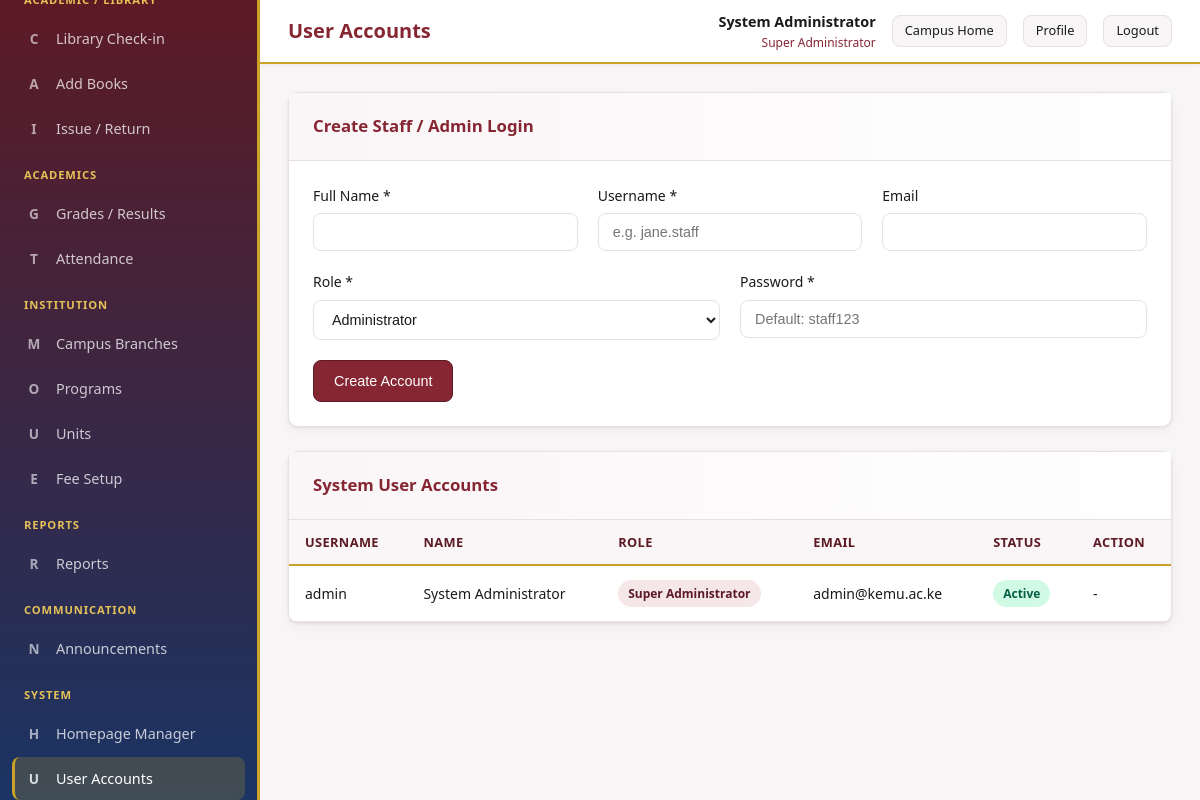
Page /modules/settings/users.php (signed in) on the committed database.
### tables this page shows
CREATE TABLE users (
    id INT AUTO_INCREMENT PRIMARY KEY,
    username VARCHAR(50) NOT NULL UNIQUE,
    password VARCHAR(255) NOT NULL,
    role ENUM('super_admin', 'admin', 'staff', 'student', 'faculty') NOT NULL,
    full_name VARCHAR(100) NOT NULL,
    email VARCHAR(100),
    related_id INT NULL,
    is_active TINYINT(1) DEFAULT 1,
    created_at TIMESTAMP DEFAULT CURRENT_TIMESTAMP
);

### includes/auth.php (called while the page is built, shortened)
<?php
require_once __DIR__ . '/functions.php';
function isLoggedIn(): bool
{
    return isset($_SESSION['user_id']);
}
function getCurrentUser(): ?array
{
    return [
        'id' => $_SESSION['user_id'],
        'username' => $_SESSION['username'],
        'role' => $_SESSION['user_role'],
        'full_name' => $_SESSION['full_name'],
        'related_id' => $_SESSION['related_id'] ?? null,
    ];
}
function hasRole(string $role): bool
{
    return ($_SESSION['user_role'] ?? '') === $role;
}
function canAccess(string $module): bool
{
    $role = $_SESSION['user_role'] ?? '';
    $permissions = [
        'super_admin' => ['dashboard', 'students', 'fees', 'fees_manage', 'faculty', 'library', 'institution', 'units', 'academics', 'reports', 'communications', 'settings', 'users', 'password_resets'],
        'admin' => ['dashboard', 'students', 'fees', 'fees_manage', 'faculty', 'library', 'institution', 'units', 'academics', 'reports', 'communications', 'users', 'password_resets'],
        'staff' => ['dashboard', 'students', 'fees', 'fees_manage', 'library', 'academics', 'reports', 'communications'],
        'faculty' => ['dashboard', 'library', 'academics', 'communications'],
        'student' => ['dashboard', 'fees_balance', 'library_student', 'academics_view', 'unit_registration', 'exam_card', 'semester_reporting', 'communications'],
    ];
    return in_array($module, $permissions[$role] ?? [], true);
}

### includes/functions.php (called while the page is built, shortened)
<?php
function sanitize(string $input): string
{
    return htmlspecialchars(trim($input), ENT_QUOTES, 'UTF-8');
}
function getRoleLabel(string $role): string
{
    $labels = [
        'super_admin' => 'Super Administrator',
        'admin' => 'Administrator',
        'staff' => 'Staff',
        'student' => 'Student',
        'faculty' => 'Faculty'
    ];
    return $labels[$role] ?? ucfirst($role);
}
function canManageHomepage(): bool
{
    return in_array($_SESSION['user_role'] ?? '', ['super_admin', 'admin'], true);
}

### modules/settings/users.php (the view, shortened to what this page needs)
<?php
$pageTitle = 'User Accounts';
require_once __DIR__ . '/../../includes/init.php';
$pdo = getDBConnection();
$isSuperAdmin = hasRole('super_admin');
$users = $pdo->query("
    SELECT id, username, role, full_name, email, is_active, created_at
    FROM users
    WHERE role IN ('super_admin', 'admin', 'staff')
    ORDER BY role, full_name
")->fetchAll();
require_once __DIR__ . '/../../includes/header.php';
?>
<div class="card">
    <div class="card-header"><h3>Create Staff / Admin Login</h3></div>
    <div class="card-body">
        <form method="POST">
            <div class="form-row">
                <div class="form-group">
                    <label>Full Name *</label>
                    <input type="text" name="full_name" class="form-control" required>
                </div>
                <div class="form-group">
                    <label>Username *</label>
                    <input type="text" name="username" class="form-control" placeholder="e.g. jane.staff" required>
                </div>
                <div class="form-group">
                    <label>Email</label>
                    <input type="email" name="email" class="form-control">
                </div>
            </div>
            <div class="form-row">
                <div class="form-group">
                    <label>Role *</label>
                    <select name="role" class="form-control" required>
                        <?php if ($isSuperAdmin): ?>
                        <option value="admin">Administrator</option>
                        <?php endif; ?>
                    </select>
                </div>
                <div class="form-group">
                    <label>Password *</label>
                    <input type="password" name="password" class="form-control" placeholder="Default: staff123" required>
                </div>
            </div>
            <button type="submit" class="btn btn-primary">Create Account</button>
        </form>
    </div>
</div>
<div class="card">
    <div class="card-header"><h3>System User Accounts</h3></div>
    <div class="card-body" style="padding:0;">
        <div class="table-responsive">
            <table class="data-table">
                <thead>
                    <tr>
                        <th>Username</th>
                        <th>Name</th>
                        <th>Role</th>
                        <th>Email</th>
                        <th>Status</th>
                        <th>Action</th>
                    </tr>
                </thead>
                <tbody>
                    <?php foreach ($users as $u): ?>
                    <tr>
                        <td><?= sanitize($u['username']) ?></td>
                        <td><?= sanitize($u['full_name']) ?></td>
                        <td><span class="badge badge-info"><?= sanitize(getRoleLabel($u['role'])) ?></span></td>
                        <td><?= sanitize($u['email'] ?? '-') ?></td>
                        <td><span class="badge badge-<?= $u['is_active'] ? 'success' : 'secondary' ?>"><?= $u['is_active'] ? 'Active' : 'Inactive' ?></span></td>
                        <td>
                            <?php if ($u['id'] != $_SESSION['user_id'] && ($isSuperAdmin || !in_array($u['role'], ['super_admin', 'admin'], true))): ?>
                            <a href="?toggle=<?= $u['id'] ?>" class="btn btn-secondary btn-sm"><?= $u['is_active'] ? 'Deactivate' : 'Activate' ?></a>
                            <?php else: ?>
                            -
                            <?php endif; ?>
                        </td>
                    </tr>
                    <?php endforeach; ?>
                </tbody>
            </table>
        </div>
    </div>
</div>
<?php require_once __DIR__ . '/../../includes/footer.php'; ?>

### includes/header.php (shortened to what this page needs)
<?php
require_once __DIR__ . '/init.php';
$currentUser = getCurrentUser();
$currentPage = basename($_SERVER['PHP_SELF'], '.php');
?>
<!DOCTYPE html>
<html lang="en">
<head>
    <link rel="stylesheet" href="<?= BASE_URL ?>/assets/css/style.css">
</head>
<body>
<div class="app-layout">
    <aside class="sidebar" id="sidebar">
        <nav class="sidebar-nav">
            <?php if (canAccess('library')): ?>
            <div class="nav-section">
                <div class="nav-section-title">Academic / Library</div>
                <a href="<?= BASE_URL ?>/modules/library/checkin.php" class="nav-link <?= $currentPage === 'checkin' ? 'active' : '' ?>">
                    <span class="nav-icon">C</span> Library Check-in
                </a>
                <a href="<?= BASE_URL ?>/modules/library/books.php" class="nav-link <?= $currentPage === 'books' ? 'active' : '' ?>">
                    <span class="nav-icon">A</span> Add Books
                </a>
                <a href="<?= BASE_URL ?>/modules/library/issue.php" class="nav-link <?= $currentPage === 'issue' ? 'active' : '' ?>">
                    <span class="nav-icon">I</span> Issue / Return
                </a>
            </div>
            <?php endif; ?>
            <?php if (canAccess('academics')): ?>
            <div class="nav-section">
                <div class="nav-section-title">Academics</div>
                <a href="<?= BASE_URL ?>/modules/academics/grades.php" class="nav-link <?= $currentPage === 'grades' ? 'active' : '' ?>">
                    <span class="nav-icon">G</span> Grades / Results
                </a>
                <a href="<?= BASE_URL ?>/modules/academics/attendance.php" class="nav-link <?= $currentPage === 'attendance' ? 'active' : '' ?>">
                    <span class="nav-icon">T</span> Attendance
                </a>
            </div>
            <?php endif; ?>
            <?php if (canAccess('institution')): ?>
            <div class="nav-section">
                <div class="nav-section-title">Institution</div>
                <a href="<?= BASE_URL ?>/modules/institution/campus.php" class="nav-link <?= $currentPage === 'campus' ? 'active' : '' ?>">
                    <span class="nav-icon">M</span> Campus Branches
                </a>
                <a href="<?= BASE_URL ?>/modules/institution/programs.php" class="nav-link <?= $currentPage === 'programs' ? 'active' : '' ?>">
                    <span class="nav-icon">O</span> Programs
                </a>
                <a href="<?= BASE_URL ?>/modules/institution/units.php" class="nav-link <?= $currentPage === 'units' ? 'active' : '' ?>">
                    <span class="nav-icon">U</span> Units
                </a>
                <a href="<?= BASE_URL ?>/modules/institution/fees.php" class="nav-link <?= $currentPage === 'fees' && strpos($_SERVER['PHP_SELF'], 'institution') !== false ? 'active' : '' ?>">
                    <span class="nav-icon">E</span> Fee Setup
                </a>
            </div>
            <?php endif; ?>
            <?php if (canAccess('reports')): ?>
            <div class="nav-section">
                <div class="nav-section-title">Reports</div>
                <a href="<?= BASE_URL ?>/modules/reports/index.php" class="nav-link <?= $currentPage === 'index' && strpos($_SERVER['PHP_SELF'], 'reports') !== false ? 'active' : '' ?>">
                    <span class="nav-icon">R</span> Reports
                </a>
            </div>
            <?php endif; ?>
            <?php if (canAccess('communications')): ?>
            <div class="nav-section">
                <div class="nav-section-title">Communication</div>
                <a href="<?= BASE_URL ?>/modules/communications/announcements.php" class="nav-link <?= $currentPage === 'announcements' ? 'active' : '' ?>">
                    <span class="nav-icon">N</span> Announcements
                </a>
            </div>
            <?php endif; ?>
            <?php if (canAccess('users') || canAccess('settings') || canManageHomepage()): ?>
            <div class="nav-section">
                <div class="nav-section-title">System</div>
                <?php if (canManageHomepage()): ?>
                <a href="<?= BASE_URL ?>/modules/settings/homepage.php" class="nav-link <?= $currentPage === 'homepage' ? 'active' : '' ?>">
                    <span class="nav-icon">H</span> Homepage Manager
                </a>
                <?php endif; ?>
                <?php if (canAccess('users')): ?>
                <a href="<?= BASE_URL ?>/modules/settings/users.php" class="nav-link <?= $currentPage === 'users' ? 'active' : '' ?>">
                    <span class="nav-icon">U</span> User Accounts
                </a>
                <?php endif; ?>
            </div>
            <?php endif; ?>
        </nav>
    </aside>
    <div class="main-content">
        <header class="top-header">
            <div style="display:flex;align-items:center;gap:12px;">
                <h1 class="page-title"><?= isset($pageTitle) ? sanitize($pageTitle) : 'Dashboard' ?></h1>
            </div>
            <div class="user-menu">
                <div class="user-info">
                    <div class="name"><?= sanitize($currentUser['full_name'] ?? '') ?></div>
                    <div class="role"><?= getRoleLabel($currentUser['role'] ?? '') ?></div>
                </div>
                <a href="<?= BASE_URL ?>/" class="btn btn-secondary btn-sm">Campus Home</a>
                <a href="<?= BASE_URL ?>/modules/settings/profile.php" class="btn btn-secondary btn-sm">Profile</a>
                <a href="<?= BASE_URL ?>/logout.php" class="btn btn-secondary btn-sm">Logout</a>
            </div>
        </header>
        <main class="content-area">

### rows in the picture
users: full_name "System Administrator", role "Super Administrator", username "admin", email "admin@kemu.ac.ke", is_active "Active"

### other values in the picture
$pageTitle "User Accounts"
